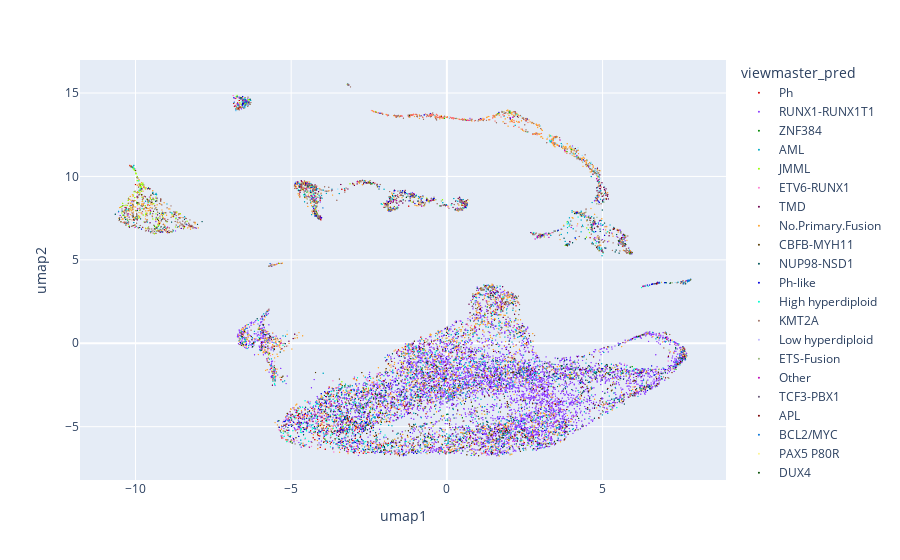

Notebook code cell kept with this figure:
### Code cell
df = adata.obsm['X_umap']
df = pd.DataFrame(df)
df.columns = ["umap1", "umap2"]
df["viewmaster_pred"] = adata.obs["viewmaster_pred"].values
df.index = adata.obs.index
fig = px.scatter(df, x='umap1', y='umap2',
              color='viewmaster_pred', color_discrete_sequence = palette)
fig.update_traces(marker_size = 1.5)
fig.show()

### Figure 1 — Plotly figure (JSON) as saved in the notebook; plotly's stock layout.template omitted (floating-point values rounded to 4 significant figures; data arrays with more than 128 entries replaced by an {"elided": "..."} marker saying what was removed)
{"data": [{"hovertemplate": "viewmaster_pred=Ph<br>umap1=%{x}<br>umap2=%{y}<extra></extra>", "legendgroup": "Ph", "marker": {"color": "#d60000", "size": 1.5, "symbol": "circle"}, "mode": "markers", "name": "Ph", "showlegend": true, "type": "scattergl", "x": {"elided": "393 float values"}, "xaxis": "x", "y": {"elided": "393 float values"}, "yaxis": "y"}, {"hovertemplate": "viewmaster_pred=RUNX1-RUNX1T1<br>umap1=%{x}<br>umap2=%{y}<extra></extra>", "legendgroup": "RUNX1-RUNX1T1", "marker": {"color": "#8c3bff", "size": 1.5, "symbol": "circle"}, "mode": "markers", "name": "RUNX1-RUNX1T1", "showlegend": true, "type": "scattergl", "x": {"elided": "5540 float values"}, "xaxis": "x", "y": {"elided": "5540 float values"}, "yaxis": "y"}, {"hovertemplate": "viewmaster_pred=ZNF384<br>umap1=%{x}<br>umap2=%{y}<extra></extra>", "legendgroup": "ZNF384", "marker": {"color": "#018700", "size": 1.5, "symbol": "circle"}, "mode": "markers", "name": "ZNF384", "showlegend": true, "type": "scattergl", "x": [-0.8015, -2.536, -1.536, -3.237, -2.808, 4.619, 5.244, -3.92, -0.802, -2.784, -0.9818, 1.36, 0.4971, -2.132, -0.549, -0.005319, -3.932, 1.295, -2.03, -3.927, -1.157, -1.588, 5.642, -3.545, 0.5712, -2.73, -2.456, -3.544, -3.277, -2.348, 1.749, -2.071, -2.288, -1.089, -3.735, 0.4216, -1.272, 2.117, 1.298, -0.224, -3.114, -4.149, -9.626, -2.636, -5.536, -5.394, -2.233, 0.6385, -6.507, 0.4847, 0.8278], "xaxis": "x", "y": [-6.311, -4.884, -3.073, -3.594, -6.307, 7.517, -1.609, -5.742, -1.616, -3.731, -1.601, -5.424, -4.468, -4.131, -2.181, -4.276, -3.129, -1.522, -6.385, -4.122, -0.916, -2.235, -1.649, -3.124, -5.4, -5.774, -4.144, -3.125, -2.54, -3.29, -5.271, -4.197, -3.057, -6.353, -4.066, -3.069, -1.585, 2.381, 2.179, 8.234, -5.154, 7.693, 8.644, -6.504, -1.452, -4.637, -3.14, -6.136, 14.58, 8.044, -5.916], "yaxis": "y"}, {"hovertemplate": "viewmaster_pred=AML<br>umap1=%{x}<br>umap2=%{y}<extra></extra>", "legendgroup": "AML", "marker": {"color": "#00acc6", "size": 1.5, "symbol": "circle"}, "mode": "markers", "name": "AML", "showlegend": true, "type": "scattergl", "x": {"elided": "1479 float values"}, "xaxis": "x", "y": {"elided": "1479 float values"}, "yaxis": "y"}, {"hovertemplate": "viewmaster_pred=JMML<br>umap1=%{x}<br>umap2=%{y}<extra></extra>", "legendgroup": "JMML", "marker": {"color": "#97ff00", "size": 1.5, "symbol": "circle"}, "mode": "markers", "name": "JMML", "showlegend": true, "type": "scattergl", "x": {"elided": "204 float values"}, "xaxis": "x", "y": {"elided": "204 float values"}, "yaxis": "y"}, {"hovertemplate": "viewmaster_pred=ETV6-RUNX1<br>umap1=%{x}<br>umap2=%{y}<extra></extra>", "legendgroup": "ETV6-RUNX1", "marker": {"color": "#ff7ed1", "size": 1.5, "symbol": "circle"}, "mode": "markers", "name": "ETV6-RUNX1", "showlegend": true, "type": "scattergl", "x": {"elided": "285 float values"}, "xaxis": "x", "y": {"elided": "285 float values"}, "yaxis": "y"}, {"hovertemplate": "viewmaster_pred=TMD<br>umap1=%{x}<br>umap2=%{y}<extra></extra>", "legendgroup": "TMD", "marker": {"color": "#6b004f", "size": 1.5, "symbol": "circle"}, "mode": "markers", "name": "TMD", "showlegend": true, "type": "scattergl", "x": {"elided": "491 float values"}, "xaxis": "x", "y": {"elided": "491 float values"}, "yaxis": "y"}, {"hovertemplate": "viewmaster_pred=No.Primary.Fusion<br>umap1=%{x}<br>umap2=%{y}<extra></extra>", "legendgroup": "No.Primary.Fusion", "marker": {"color": "#ffa52f", "size": 1.5, "symbol": "circle"}, "mode": "markers", "name": "No.Primary.Fusion", "showlegend": true, "type": "scattergl", "x": {"elided": "1760 float values"}, "xaxis": "x", "y": {"elided": "1760 float values"}, "yaxis": "y"}, {"hovertemplate": "viewmaster_pred=CBFB-MYH11<br>umap1=%{x}<br>umap2=%{y}<extra></extra>", "legendgroup": "CBFB-MYH11", "marker": {"color": "#573b00", "size": 1.5, "symbol": "circle"}, "mode": "markers", "name": "CBFB-MYH11", "showlegend": true, "type": "scattergl", "x": {"elided": "510 float values"}, "xaxis": "x", "y": {"elided": "510 float values"}, "yaxis": "y"}, {"hovertemplate": "viewmaster_pred=NUP98-NSD1<br>umap1=%{x}<br>umap2=%{y}<extra></extra>", "legendgroup": "NUP98-NSD1", "marker": {"color": "#005659", "size": 1.5, "symbol": "circle"}, "mode": "markers", "name": "NUP98-NSD1", "showlegend": true, "type": "scattergl", "x": {"elided": "654 float values"}, "xaxis": "x", "y": {"elided": "654 float values"}, "yaxis": "y"}, {"hovertemplate": "viewmaster_pred=Ph-like<br>umap1=%{x}<br>umap2=%{y}<extra></extra>", "legendgroup": "Ph-like", "marker": {"color": "#0000dd", "size": 1.5, "symbol": "circle"}, "mode": "markers", "name": "Ph-like", "showlegend": true, "type": "scattergl", "x": {"elided": "351 float values"}, "xaxis": "x", "y": {"elided": "351 float values"}, "yaxis": "y"}, {"hovertemplate": "viewmaster_pred=High hyperdiploid<br>umap1=%{x}<br>umap2=%{y}<extra></extra>", "legendgroup": "High hyperdiploid", "marker": {"color": "#00fdcf", "size": 1.5, "symbol": "circle"}, "mode": "markers", "name": "High hyperdiploid", "showlegend": true, "type": "scattergl", "x": {"elided": "257 float values"}, "xaxis": "x", "y": {"elided": "257 float values"}, "yaxis": "y"}, {"hovertemplate": "viewmaster_pred=KMT2A<br>umap1=%{x}<br>umap2=%{y}<extra></extra>", "legendgroup": "KMT2A", "marker": {"color": "#a17569", "size": 1.5, "symbol": "circle"}, "mode": "markers", "name": "KMT2A", "showlegend": true, "type": "scattergl", "x": {"elided": "1022 float values"}, "xaxis": "x", "y": {"elided": "1022 float values"}, "yaxis": "y"}, {"hovertemplate": "viewmaster_pred=Low hyperdiploid<br>umap1=%{x}<br>umap2=%{y}<extra></extra>", "legendgroup": "Low hyperdiploid", "marker": {"color": "#bcb6ff", "size": 1.5, "symbol": "circle"}, "mode": "markers", "name": "Low hyperdiploid", "showlegend": true, "type": "scattergl", "x": [-6.631, 0.8496, 0.2341, 0.15, -0.5597, 2.103, 0.8298, -4.08, 0.5997, 0.8196, 0.8912, -4.967, -6.523, -5.648, -6.543], "xaxis": "x", "y": [0.1219, 2.201, -2.131, -4.868, -3.281, -6.109, -5.981, -6.084, -5.178, -3.176, -5.227, -4.857, 14.53, 4.672, 14.69], "yaxis": "y"}, {"hovertemplate": "viewmaster_pred=ETS-Fusion<br>umap1=%{x}<br>umap2=%{y}<extra></extra>", "legendgroup": "ETS-Fusion", "marker": {"color": "#95b577", "size": 1.5, "symbol": "circle"}, "mode": "markers", "name": "ETS-Fusion", "showlegend": true, "type": "scattergl", "x": {"elided": "166 float values"}, "xaxis": "x", "y": {"elided": "166 float values"}, "yaxis": "y"}, {"hovertemplate": "viewmaster_pred=Other<br>umap1=%{x}<br>umap2=%{y}<extra></extra>", "legendgroup": "Other", "marker": {"color": "#bf03b8", "size": 1.5, "symbol": "circle"}, "mode": "markers", "name": "Other", "showlegend": true, "type": "scattergl", "x": [3.151, 2.657, 0.02645, 0.001427, 1.267, 1.727, -0.5214, 3.276, 1.303, -2.968, 3.383, -9.519, -3.599, 4.076, 3.294, 3.383, 4.7, 3.521, 2.162, 0.9225, -0.6723, 2.867, 0.5123, 3.349, 2.938, 3.604, 2.093, -0.2392, 5.874, -0.8072, 2.946, -0.4226, -3.331, -0.9183, -2.808, -1.068, 2.897, -0.4605, 0.7684, -4.412, -5.56, -0.1522, 2.247, 4.711, -1.785, -0.5543, -3.253, -1.232, 6.066, 4.332, 0.342, -0.07622, -0.7868, 0.6489, 2.773, 1.837, 2.355, -1.548, -10.02, -0.5061, -4.529, 6.678, -4.347, 3.788, -1.918, 4.81, 0.159, -10.23, -4.8, 2.036, 0.6286, 2.901, -1.614, -2.88, 0.5623, 2.835, 4.557, 6.309, 6.77, 3.214, -4.043, -1.217, -1.05, 0.52, -4.248, -5.333, -6.542, -6.793, 4.846, -9.932, -6.802, -4.197, -6.472, -1.717, -4.482, 2.964, 4.174, 6.677, 2.658, 0.5158, 3.636, 4.535, 7.681, 2.117, 2.947, -8.97, 3.088, -3.212, 0.7067, 2.909, 6.328, -6.441], "xaxis": "x", "y": [6.559, -1.921, -2.338, -0.03658, 2.539, -2.529, -3.813, 6.343, -2.056, -5.255, -6.039, 7.968, -4.098, -4.374, -1.302, -3.557, 7.166, -4.711, 1.047, 0.9574, 0.2771, -2.761, -0.968, -5.603, -4.194, -4.069, -0.8565, 0.3808, -2.829, 8.22, 6.397, -2.347, -4.775, -0.7502, -3.015, -0.3141, -2.567, -6.207, -5.623, -6.242, -1.687, 0.04335, 0.9257, 7.105, 8.469, -2.195, -3.527, -3.993, -1.787, -2.076, -5.935, -6.463, -2.806, -5.612, -5.521, -5.255, -1.467, 8.273, 6.942, 8.577, 9.268, 3.554, 8.847, 11.55, 8.511, 9.866, 13.51, 7.758, 9.688, 13.51, 13.36, 6.415, 8.555, 9.68, 8.186, 6.252, 10.58, 3.42, 3.608, 6.479, 7.486, 8.959, 8.955, 8.43, 8.853, -0.003457, 14.54, 14.67, 9.758, 8.055, 14.24, 8.68, 14.54, 8.547, 9.606, 6.409, 11.26, 3.575, -5.742, 8.355, 12.18, 10.65, 3.758, 13.55, 6.374, 6.962, 6.417, -6.243, 13.36, 6.33, 3.427, 14.54], "yaxis": "y"}, {"hovertemplate": "viewmaster_pred=TCF3-PBX1<br>umap1=%{x}<br>umap2=%{y}<extra></extra>", "legendgroup": "TCF3-PBX1", "marker": {"color": "#645474", "size": 1.5, "symbol": "circle"}, "mode": "markers", "name": "TCF3-PBX1", "showlegend": true, "type": "scattergl", "x": [0.7033, -4.397, 7.75], "xaxis": "x", "y": [-0.5063, -4.531, 3.776], "yaxis": "y"}, {"hovertemplate": "viewmaster_pred=APL<br>umap1=%{x}<br>umap2=%{y}<extra></extra>", "legendgroup": "APL", "marker": {"color": "#790000", "size": 1.5, "symbol": "circle"}, "mode": "markers", "name": "APL", "showlegend": true, "type": "scattergl", "x": {"elided": "135 float values"}, "xaxis": "x", "y": {"elided": "135 float values"}, "yaxis": "y"}, {"hovertemplate": "viewmaster_pred=BCL2/MYC<br>umap1=%{x}<br>umap2=%{y}<extra></extra>", "legendgroup": "BCL2/MYC", "marker": {"color": "#0774d8", "size": 1.5, "symbol": "circle"}, "mode": "markers", "name": "BCL2/MYC", "showlegend": true, "type": "scattergl", "x": [-6.735, 0.05748, 5.833, 4.581, 2.589, 7.531, 4.903, 7.625, -0.8315, 7.526, 7.664, -0.8864, 1.161, 6.921, 7.756, 7.829, -6.546, 4.789, 7.773, 7.751, -6.637, 7.788, -6.499, -6.609, 7.808, -2.419, -6.477, -2.617, 7.791, -3.982, 6.812, 0.6577, 4.287, 6.834, 7.78, 7.587, -6.777, -6.489, -5.675, -6.717, 7.722, -6.443, -6.471, 7.597, -6.4, 7.724, 7.808, 6.684, 7.544, -6.449, -6.245, -6.381, 4.431, 7.75], "xaxis": "x", "y": [14.78, -3.218, -1.842, -2.31, -2.194, -0.5446, 5.763, -0.4553, -1.163, -0.4863, -0.9845, 8.72, -2.918, -2.136, 3.785, 3.838, 14.15, 10.3, 3.79, 3.779, 14.68, 3.781, 14.44, 14.66, 3.78, 9.579, 14.52, 9.648, 3.74, 8.115, 3.609, 8.322, 11.02, 3.619, 3.786, 3.554, 13.95, 14.18, 4.779, 14.28, 3.767, 14.41, 14.46, 3.609, 14.52, 3.687, 3.776, 3.564, 3.687, 14.3, 0.3273, 14.28, 10.95, 3.74], "yaxis": "y"}, {"hovertemplate": "viewmaster_pred=PAX5 P80R<br>umap1=%{x}<br>umap2=%{y}<extra></extra>", "legendgroup": "PAX5 P80R", "marker": {"color": "#fdf490", "size": 1.5, "symbol": "circle"}, "mode": "markers", "name": "PAX5 P80R", "showlegend": true, "type": "scattergl", "x": [-1.722, -1.652, 7.628, 1.912, 0.1143, 0.7658, -3.805, 7.425, 3.639, -0.8392, -5.586, -4.16, 2.953, 0.7016, -4.194, -2.245, 0.5243], "xaxis": "x", "y": [7.984, -3.965, -0.559, -1.277, -2.333, -0.6744, -4.806, -1.342, 6.614, -6.49, 4.705, 8.307, 6.375, 8.565, 8.874, -6.388, 8.32], "yaxis": "y"}, {"hovertemplate": "viewmaster_pred=DUX4<br>umap1=%{x}<br>umap2=%{y}<extra></extra>", "legendgroup": "DUX4", "marker": {"color": "#004b00", "size": 1.5, "symbol": "circle"}, "mode": "markers", "name": "DUX4", "showlegend": true, "type": "scattergl", "x": [-4.723, 4.102, 1.527, -3.199, -2.673, -3.287, -2.935, -6.497, 1.88, 0.2332, -4.966, 6.877, -2.008, -6.609, 2.324, 0.2173, 5.231, -2.229, -2.103, 0.8191, -2.727, -5.346, 0.2867, -3.149, 6.158, -6.236, -4.338, 7.179, -1.301, -1.882, -1.199], "xaxis": "x", "y": [-4.226, 7.775, 3.366, -4.33, -2.686, -6.4, -3.75, 0.7176, -4.897, -6.15, -5.976, -1.813, -6.205, 14.72, -6.316, -2.703, -1.447, -2.711, -4.734, -3.771, -3.183, -5.254, -0.9421, -3.091, 0.4139, -0.2042, -4.407, 3.619, 8.752, 8.046, 13.65], "yaxis": "y"}, {"hovertemplate": "viewmaster_pred=DS<br>umap1=%{x}<br>umap2=%{y}<extra></extra>", "legendgroup": "DS", "marker": {"color": "#8e7900", "size": 1.5, "symbol": "circle"}, "mode": "markers", "name": "DS", "showlegend": true, "type": "scattergl", "x": [-2.513, 4.888, 1.092, 4.217, 0.7883, -1.868, 4.099, -2.232, 1.162, 1.572, 0.7682, 1.801, 0.9839, 1.217, -0.06338, 0.0433, 2.075, -1.633, -1.282, -1.802, -0.7385, 1.973, 1.957, -1.686, 1.209, -4.103, 1.064, 2.213, 1.673, 0.8347, 0.8252, -3.833, 0.2006, -4.569, -2.272, -1.815, -1.037, -1.154, 5.948, -4.389, -4.596, 4.981, -4.164, -4.199, -4.628, 4.522, -1.171, -4.192, -1.906, 0.4712, 5.093, -9.902, 7.826], "xaxis": "x", "y": [9.606, 5.549, 3.325, 11.15, 2.466, 8.002, -1.972, 9.379, 3.193, 2.002, 0.7632, 2.669, 2.128, 1.71, -2.719, -3.402, 1.278, 8.088, -0.6225, 8.111, 8.239, -0.8245, -3.779, 8.195, 3.424, 7.468, -1.11, 1.489, 1.715, 2.956, 2.625, -2.937, -1.85, 8.736, 13.85, 8.782, 8.746, 8.911, 5.445, 8.583, 9.292, 8.994, 7.799, 7.729, 9.213, 10.64, 8.546, 7.864, 8.353, 8.291, 9.073, 6.913, 3.802], "yaxis": "y"}, {"hovertemplate": "viewmaster_pred=Low hypodiploid<br>umap1=%{x}<br>umap2=%{y}<extra></extra>", "legendgroup": "Low hypodiploid", "marker": {"color": "#ff7266", "size": 1.5, "symbol": "circle"}, "mode": "markers", "name": "Low hypodiploid", "showlegend": true, "type": "scattergl", "x": {"elided": "144 float values"}, "xaxis": "x", "y": {"elided": "144 float values"}, "yaxis": "y"}, {"hovertemplate": "viewmaster_pred=PAX5alt<br>umap1=%{x}<br>umap2=%{y}<extra></extra>", "legendgroup": "PAX5alt", "marker": {"color": "#edb8b8", "size": 1.5, "symbol": "circle"}, "mode": "markers", "name": "PAX5alt", "showlegend": true, "type": "scattergl", "x": [-2.12, 0.9458, 0.01292, 2.204, 3.559, -5.53, 4.17, 1.082, -1.171, 1.633, -3.477, 0.6761, -5.112, -3.463, -1.844, -5.745, -1.068, -4.155, -6.565, 3.107, 1.703, -5.589, -1.936, -3.071, -5.537], "xaxis": "x", "y": [-4.577, -2.607, -6.34, -2.247, -3.961, -1.102, -1.373, -5.069, -5.151, 0.6792, -5.375, 1.368, -0.1538, -6.184, -2.392, -0.8436, 8.541, 9.416, 0.872, 6.39, 13.7, -1.491, 8.171, -4.113, 0.4004], "yaxis": "y"}, {"hovertemplate": "viewmaster_pred=MEF2D<br>umap1=%{x}<br>umap2=%{y}<extra></extra>", "legendgroup": "MEF2D", "marker": {"color": "#5d7e66", "size": 1.5, "symbol": "circle"}, "mode": "markers", "name": "MEF2D", "showlegend": true, "type": "scattergl", "x": [-0.9176, 6.361, -2.059, -3.161], "xaxis": "x", "y": [-0.7442, -1.579, -3.566, -2.588], "yaxis": "y"}, {"hovertemplate": "viewmaster_pred=NUP98-KDM5A<br>umap1=%{x}<br>umap2=%{y}<extra></extra>", "legendgroup": "NUP98-KDM5A", "marker": {"color": "#9ae4ff", "size": 1.5, "symbol": "circle"}, "mode": "markers", "name": "NUP98-KDM5A", "showlegend": true, "type": "scattergl", "x": [3.192, -0.626, 5.047, -1.247, -1.234, -3.112, -4.853, 1.971, 1.316, 0.1107, -2.475, -3.164, 3.916, 0.01159, 7.132, -0.1735, -5.917, 4.049, 1.588, 1.822, -5.27, -5.127, -3.011, -2.321, -1.862, 5.7, 0.0369, 4.628, 4.972, 4.858, -0.566, 3.352, 2.215, 3.989, 4.38, 4.645, 3.523, 6.862, 4.837, 2.82, 1.521, 4.591, 2.162, -5.804, 4.774, 4.761, -3.505, 4.825, 4.344, 2.086, -6.749, 0.07838, 4.21, -2.152, 1.816, 4.026, -9.334, 4.171, -9.265, -6.773, 3.469, -6.531, 4.802, -1.526, 4.907, 3.702, 4.645, 2.399, 7.334, 3.241, 4.801, 4.017, 4.778, 4.169, 4.607], "xaxis": "x", "y": [6.472, -2.827, 8.591, -3.342, -3.196, -5.36, 9.686, -2.636, -5.464, 0.969, -5.939, -4.354, 7.142, -2.944, 0.08805, 0.2613, 1.696, 11.73, 2.987, 2.899, -5.594, 0.7433, -5.119, -4.867, -1.108, -1.713, 1.032, 10.85, 9.511, 10.12, 8.404, 12.4, 13.62, 11.77, 10.86, 10.79, 11.98, 3.633, 9.268, -6.1, -6.579, 10.58, 13.79, 1.863, 10.31, 8.617, 9.243, 10.21, 11.26, 2.582, 13.98, 13.54, 11.72, 9.429, 13.86, 11.32, 6.654, 11.61, 6.851, 13.94, 12.26, 14.23, 10.27, 9.158, 9.873, 11.89, 10.48, 13.6, 3.643, 12.35, 10.45, 11.39, 10.41, 11.6, 10.65], "yaxis": "y"}, {"hovertemplate": "viewmaster_pred=CRLF2(non-Ph-like)<br>umap1=%{x}<br>umap2=%{y}<extra></extra>", "legendgroup": "CRLF2(non-Ph-like)", "marker": {"color": "#eb0077", "size": 1.5, "symbol": "circle"}, "mode": "markers", "name": "CRLF2(non-Ph-like)", "showlegend": true, "type": "scattergl", "x": [-3.059, -5.028, -0.8343, 6.816], "xaxis": "x", "y": [-6.172, -4.738, -3.374, 0.5697], "yaxis": "y"}, {"hovertemplate": "viewmaster_pred=DEK-NUP214<br>umap1=%{x}<br>umap2=%{y}<extra></extra>", "legendgroup": "DEK-NUP214", "marker": {"color": "#a57bb8", "size": 1.5, "symbol": "circle"}, "mode": "markers", "name": "DEK-NUP214", "showlegend": true, "type": "scattergl", "x": [1.398, 4.629, 2.475, -3.425, -2.098, 1.458, 2.181, 1.324, -1.672, -10.23, 1.759, -9.72], "xaxis": "x", "y": [2.635, 7.058, 0.7452, -3.835, -4.457, -1.43, 2.802, -2.407, -6.424, 7.197, 0.9008, 8.405], "yaxis": "y"}, {"hovertemplate": "viewmaster_pred=CBFA2T3-GLIS2<br>umap1=%{x}<br>umap2=%{y}<extra></extra>", "legendgroup": "CBFA2T3-GLIS2", "marker": {"color": "#5900a3", "size": 1.5, "symbol": "circle"}, "mode": "markers", "name": "CBFA2T3-GLIS2", "showlegend": true, "type": "scattergl", "x": [2.695, -2.461, -0.769, -3.283, 1.497, 1.163, 0.5413, -9.204, -8.53, -2.869, -4.069], "xaxis": "x", "y": [6.636, -5.321, -1.721, -6.299, 3.057, -5.059, 8.389, 6.654, 6.886, -5.052, 7.556], "yaxis": "y"}, {"hovertemplate": "viewmaster_pred=monosomy7<br>umap1=%{x}<br>umap2=%{y}<extra></extra>", "legendgroup": "monosomy7", "marker": {"color": "#03c600", "size": 1.5, "symbol": "circle"}, "mode": "markers", "name": "monosomy7", "showlegend": true, "type": "scattergl", "x": [5.958, 1.641, 4.547, -2.731, 7.357, 3.995, -9.388, 5.872, -2.404, 0.602, 2.017, -0.07815, 2.026, -4.493, 3.858], "xaxis": "x", "y": [-1.397, 13.76, 7.571, -3.913, -1.564, 11.61, 7.02, 5.392, 9.565, 13.39, 13.82, 13.49, 13.91, 9.059, 11.49], "yaxis": "y"}, {"hovertemplate": "viewmaster_pred=ETV6-RUNX1-like<br>umap1=%{x}<br>umap2=%{y}<extra></extra>", "legendgroup": "ETV6-RUNX1-like", "marker": {"color": "#9e4b00", "size": 1.5, "symbol": "circle"}, "mode": "markers", "name": "ETV6-RUNX1-like", "showlegend": true, "type": "scattergl", "x": [-4.153, 5.118, -3.741], "xaxis": "x", "y": [-5.455, 8.676, -6.025], "yaxis": "y"}, {"hovertemplate": "viewmaster_pred=MPN<br>umap1=%{x}<br>umap2=%{y}<extra></extra>", "legendgroup": "MPN", "marker": {"color": "#9c3b4f", "size": 1.5, "symbol": "circle"}, "mode": "markers", "name": "MPN", "showlegend": true, "type": "scattergl", "x": [-2.54, -1.68, -1.343, -9.68, -9.945, 0.6143, 0.2782, -4.145, -10.13, -4.259, -9.485, -9.774, -4.256, -1.579, -1.667, -10.13, -9.531, -4.523, 0.5815, -1.925, -1.339, -9.616, -1.516, -9.193, -1.436, -10.28, -1.584, -1.074, -6.665, -4.674, -4.688, -9.897], "xaxis": "x", "y": [-5.9, -4.19, 8.948, 8.785, 8.751, 8.243, 8.509, 8.46, 10.58, 8.531, 8.591, 6.944, 8.595, 8.79, 8.84, 10.62, 9.27, 9.219, 8.224, 8.371, 9.168, 9.26, 9.001, 8.58, 9.005, 7.186, 8.892, 8.975, 14.15, 9.51, 9.392, 8.41], "yaxis": "y"}, {"hovertemplate": "viewmaster_pred=Near haploid<br>umap1=%{x}<br>umap2=%{y}<extra></extra>", "legendgroup": "Near haploid", "marker": {"color": "#cac300", "size": 1.5, "symbol": "circle"}, "mode": "markers", "name": "Near haploid", "showlegend": true, "type": "scattergl", "x": [-5.251, -0.4457, -0.5862, -0.9144], "xaxis": "x", "y": [-5.252, -4.977, 8.512, 8.673], "yaxis": "y"}, {"hovertemplate": "viewmaster_pred=RBM15-MKL1<br>umap1=%{x}<br>umap2=%{y}<extra></extra>", "legendgroup": "RBM15-MKL1", "marker": {"color": "#708297", "size": 1.5, "symbol": "circle"}, "mode": "markers", "name": "RBM15-MKL1", "showlegend": true, "type": "scattergl", "x": [-9.42, -9.292], "xaxis": "x", "y": [8.936, 7.866], "yaxis": "y"}], "layout": {"legend": {"title": {"text": "viewmaster_pred"}, "tracegroupgap": 0}, "margin": {"t": 60}, "xaxis": {"anchor": "y", "domain": [0, 1], "title": {"text": "umap1"}}, "yaxis": {"anchor": "x", "domain": [0, 1], "title": {"text": "umap2"}}}}
